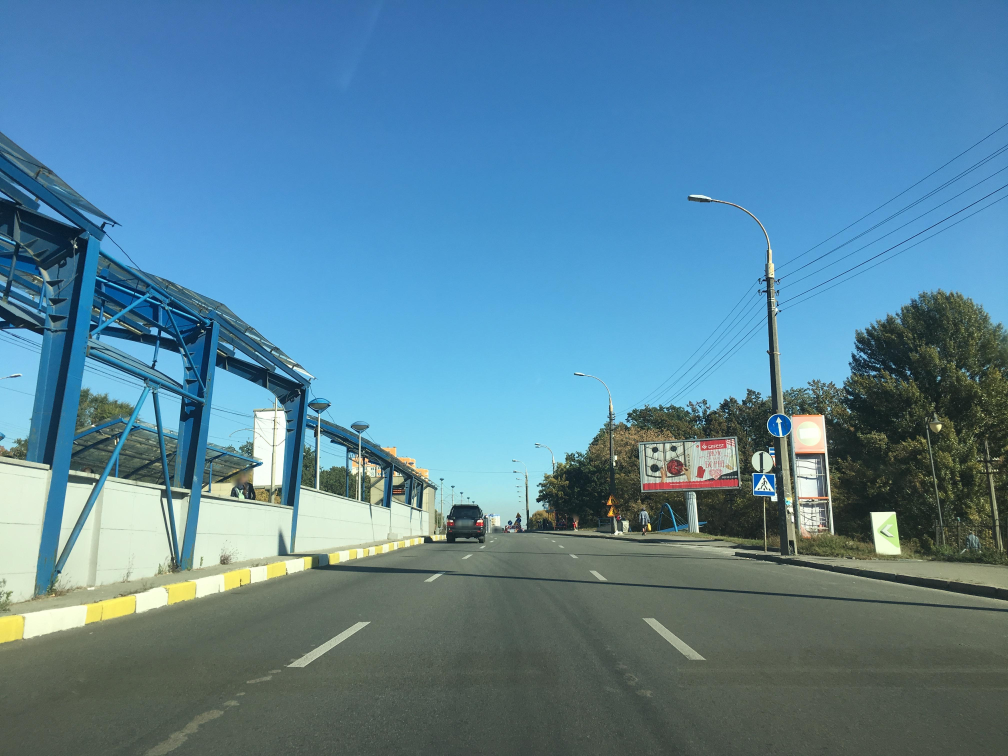
#> input picture data/raw/subset-IPA-AIA-crossing/00010042_ayVAxp8dvnLy-YWsCGjFuQ.jpg, 4032 x 3024 px, given in place of triangle_template.png, which was not available (shown at 1/4 size)
$ python main.py
#> lines starting #> are read from the running program, lines starting #| are printed output that depends on the picture; after the words box and inside, x2 and y2 are one past the last pixel; in counts of white or black regions, pixels touching at a corner belong together; pictures that were not available may be replaced by others from this repository, and a replacement may not be noted
### src/detection.py
"""Detection of pedestrian-crossing signs in a single image.

The detector extracts the connected components of the preprocessed mask,
keeps the ones that are large enough and roughly rectangular (the sign
plate), then looks inside each cropped candidate for a triangular shape
that matches a reference triangle template.
"""

from dataclasses import dataclass
from pathlib import Path

import cv2
import numpy as np

from annotations import Rect
from config import DetectionParams
from geometry import is_rectangular, is_triangle
from preprocessing import binarize_crop_method1, binarize_crop_method2, candidate_mask


@dataclass
class Detection:
    """A detected sign: bounding box in full-image coordinates and its shape-match score."""

    rect: Rect
    match_score: float


def load_triangle_contour(template_path: Path) -> np.ndarray:
    """Extract the reference triangle contour from the template image."""
    template = cv2.imread(str(template_path))
#> template is the input picture: shape (3024, 4032, 3); mean B, G, R 153.6, 131.5, 89.2
    if template is None:
        raise FileNotFoundError(f"Cannot read triangle template: {template_path}")

    gray = cv2.cvtColor(template, cv2.COLOR_BGR2GRAY)
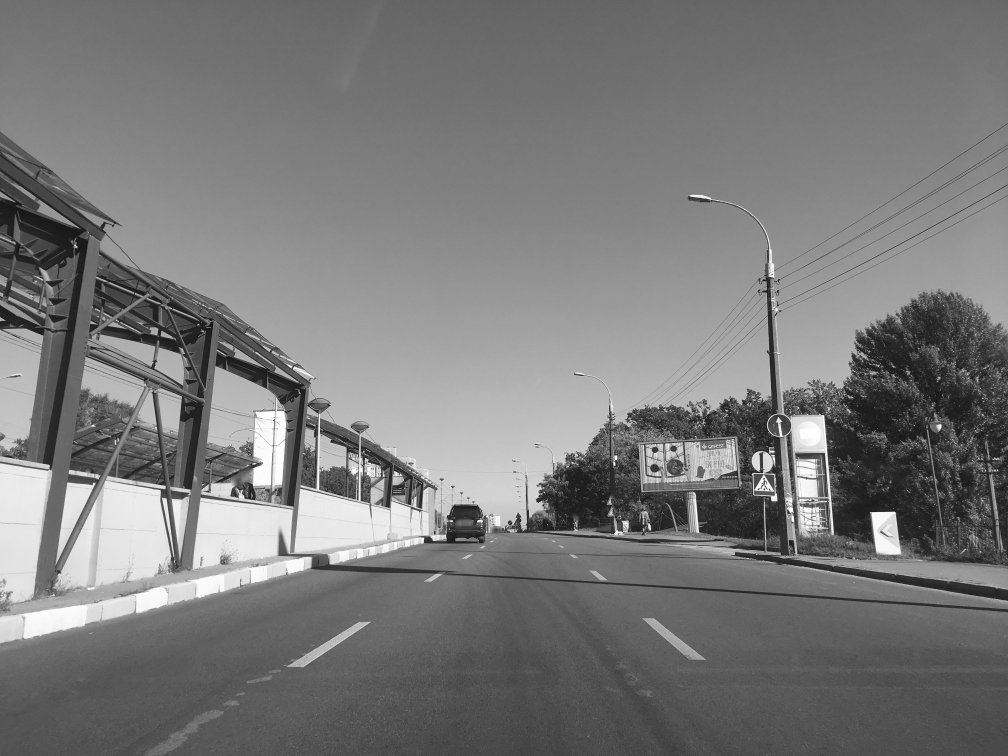
#> gray: shape (3024, 4032) (shown at 1/4 size); min 1, max 255, mean 121.4
    _, binary = cv2.threshold(gray, 0, 255, cv2.THRESH_BINARY | cv2.THRESH_OTSU)
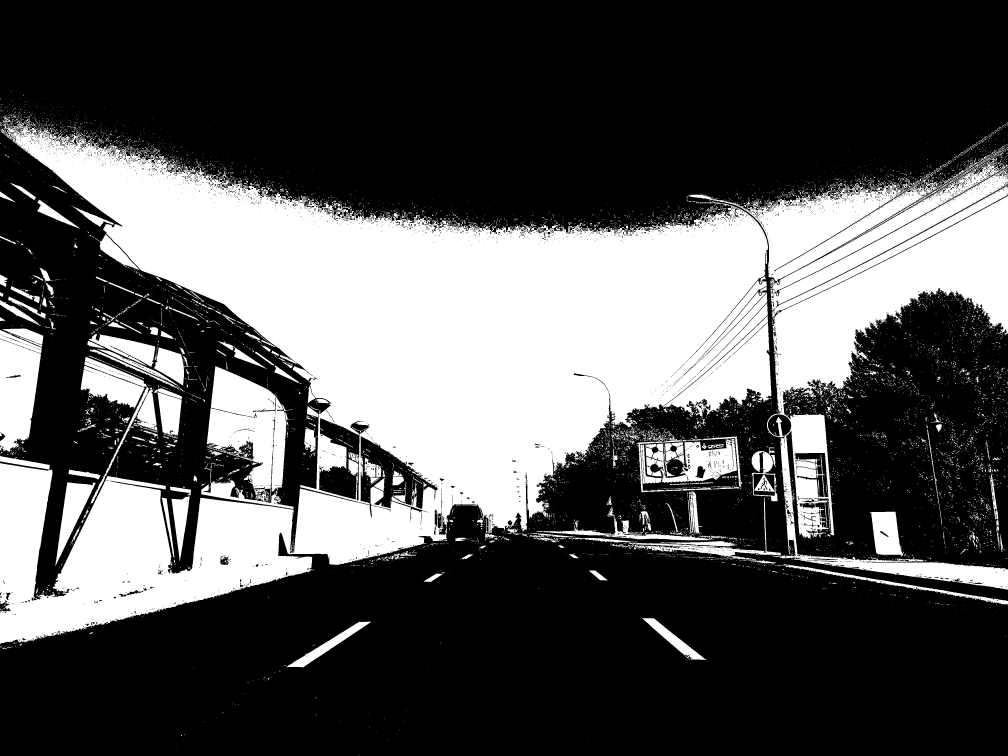
#> binary: shape (3024, 4032) (shown at 1/4 size); 32.8% white; 11002 white regions (9898 under 20 px), largest, box (x1, y1, x2, y2) and area: (0, 481, 3086, 2576) 2731942, (3068, 784, 4032, 2358) 404560, (3081, 627, 4032, 1271) 128855
    binary = cv2.morphologyEx(
        binary, cv2.MORPH_OPEN, cv2.getStructuringElement(cv2.MORPH_RECT, (15, 15))
    )
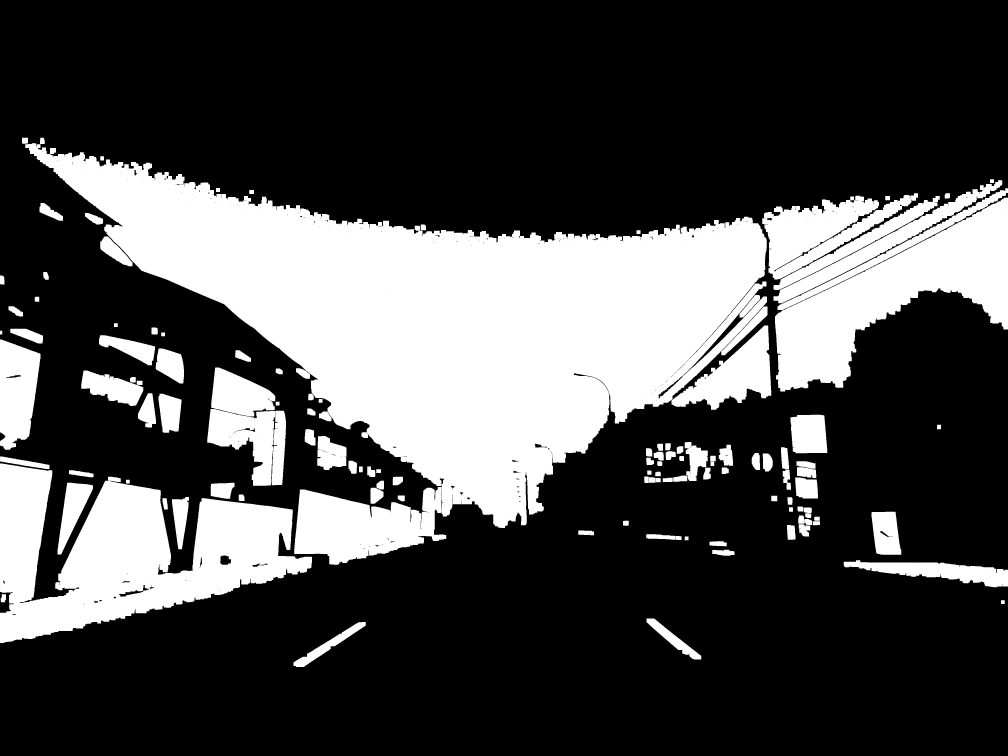
#> binary: shape (3024, 4032) (shown at 1/4 size); 28.6% white; 123 white regions

    contours, _ = cv2.findContours(binary, cv2.RETR_LIST, cv2.CHAIN_APPROX_NONE)
#> contours = 437 contours, 251 with area under 20; largest, box (x1, y1, x2, y2) and area: (101, 573, 3070, 2112) 1911111, (0, 1854, 1248, 2572) 462734, (3100, 791, 4032, 1566) 282304, (1177, 1948, 1785, 2259) 118115, (3049, 773, 3672, 1118) 90882
    if not contours:
        raise ValueError(f"No contour found in triangle template: {template_path}")
    # The template contains a single triangle: take the largest contour
    return max(contours, key=cv2.contourArea)


def detect_signs(
    img_bgr: np.ndarray,
    triangle_contour: np.ndarray,
    params: DetectionParams,
    method: int = 2,
) -> list[Detection]:
    """Run the full detection pipeline on one BGR image."""
    binarize_crop = binarize_crop_method1 if method == 1 else binarize_crop_method2
    match_threshold = params.match_threshold(method)

    mask = candidate_mask(img_bgr)
    candidates, _ = cv2.findContours(mask, cv2.RETR_EXTERNAL, cv2.CHAIN_APPROX_NONE)

    # Method 1 requires the candidate contours to be outlined in blue on the
    # image before cropping: the outline becomes a dark border in the grayscale
    # crop and helps isolate the triangle (drawContours in the original C++).
    work_img = img_bgr.copy() if method == 1 else img_bgr

    detections: list[Detection] = []
    for candidate in candidates:
        if method == 1:
            cv2.drawContours(work_img, [candidate], -1, (255, 0, 0), 5, cv2.LINE_AA)
        area = cv2.contourArea(candidate)
        if not (params.area_min <= area <= params.area_max):
            continue
        if not is_rectangular(candidate, params.rectangularity_threshold):
            continue

        x, y, w, h = cv2.boundingRect(candidate)
        crop = work_img[y : y + h, x : x + w]
        crop_binary = binarize_crop(crop)

        contours, _ = cv2.findContours(crop_binary, cv2.RETR_LIST, cv2.CHAIN_APPROX_NONE)
        for contour in contours:
            contour_area = cv2.contourArea(contour)
            if not (params.crop_area_min <= contour_area <= params.crop_area_max):
                continue

            score = cv2.matchShapes(contour, triangle_contour, cv2.CONTOURS_MATCH_I1, 0)
            if score > match_threshold:
                continue
            if not is_triangle(contour, params.approx_max_error, params.angle_tolerance):
                continue

            # Bounding box of the triangle, moved to full-image coordinates
            tx, ty, tw, th = cv2.boundingRect(contour)
            detections.append(Detection(rect=(x + tx, y + ty, tw, th), match_score=score))

    return detections

### src/config.py
"""Default paths and detection parameters for the pedestrian-crossing sign detector."""

from dataclasses import dataclass
from pathlib import Path

# Project root = repository root (this file lives in <root>/src/)
PROJECT_ROOT = Path(__file__).resolve().parent.parent

DEFAULT_DATA_DIR = PROJECT_ROOT / "data" / "raw" / "subset-IPA-AIA-crossing"
DEFAULT_TEMPLATE = PROJECT_ROOT / "data" / "templates" / "triangle_template.png"
DEFAULT_RESULTS_DIR = PROJECT_ROOT / "results"

# Label of the sign to detect in the ground-truth annotations
TARGET_LABEL = "information--pedestrians-crossing--g1"


@dataclass
class DetectionParams:
    """Tunable parameters of the detection pipeline (values from the original C++ project)."""

    # Area limits for candidate connected components on the full image
    area_min: float = 2_000.0
    area_max: float = 100_000.0

    # Rectangularity index threshold (contour area / min-area-rect area)
    rectangularity_threshold: float = 0.4

    # Area limits for triangle candidates inside a crop
    crop_area_min: float = 500.0
    crop_area_max: float = 30_000.0

    # cv2.matchShapes similarity thresholds (method 1 / method 2)
    match_threshold_method1: float = 0.13
    match_threshold_method2: float = 0.2

    # Max approximation error (px) for cv2.approxPolyDP in the triangle test
    approx_max_error: float = 40.0

    # Angle tolerance (degrees) around 60 deg for the triangle test
    angle_tolerance: float = 28.0

    # Minimum Intersection-over-Union to count a detection as a true positive
    iou_threshold: float = 0.2

    def match_threshold(self, method: int) -> float:
        return self.match_threshold_method1 if method == 1 else self.match_threshold_method2

### src/main.py
"""Entry point: detect pedestrian-crossing signs on the whole dataset and
report precision/recall against the JSON ground-truth annotations.

Usage (from the repository root):
    python src/main.py                 # method 2 (default) on the full dataset
    python src/main.py --method 1      # use method 1
    python src/main.py --limit 10      # quick run on the first 10 images
    python src/main.py --save-vis      # save annotated images to results/annotated/
"""

import argparse
import sys
from pathlib import Path

import cv2

from annotations import load_ground_truth
from config import DEFAULT_DATA_DIR, DEFAULT_RESULTS_DIR, DEFAULT_TEMPLATE, DetectionParams
from detection import detect_signs, load_triangle_contour
from evaluation import EvaluationCounters, evaluate_image, save_results_csv
from plots import save_all_plots


def parse_args() -> argparse.Namespace:
    parser = argparse.ArgumentParser(description="Pedestrian-crossing sign detector")
    parser.add_argument(
        "--data-dir",
        type=Path,
        default=DEFAULT_DATA_DIR,
        help="Folder containing the .jpg images and their .json annotations",
    )
    parser.add_argument(
        "--template",
        type=Path,
        default=DEFAULT_TEMPLATE,
        help="Triangle template image used by cv2.matchShapes",
    )
    parser.add_argument(
        "--method",
        type=int,
        choices=(1, 2),
        default=2,
        help="Crop binarization method (1: grayscale top-hat, 2: saturation top-hat)",
    )
    parser.add_argument(
        "--limit",
        type=int,
        default=None,
        help="Process only the first N images (useful for quick tests)",
    )
    parser.add_argument(
        "--csv",
        type=Path,
        default=DEFAULT_RESULTS_DIR / "results.csv",
        help="Output CSV with one row per detection",
    )
    parser.add_argument(
        "--plots-dir",
        type=Path,
        default=DEFAULT_RESULTS_DIR / "plots",
        help="Folder where evaluation plots (confusion matrix, PR curve, ...) are saved",
    )
    parser.add_argument(
        "--no-plots",
        action="store_true",
        help="Skip saving the evaluation plots",
    )
    parser.add_argument(
        "--save-vis",
        action="store_true",
        help="Save annotated images (detections in black, ground truth in red)",
    )
    parser.add_argument(
        "--show",
        action="store_true",
        help="Display each annotated image in a window (press any key to continue)",
    )
    return parser.parse_args()


def main() -> int:
    args = parse_args()

    image_paths = sorted(args.data_dir.glob("*.jpg"))
    if not image_paths:
        print(f"No .jpg images found in {args.data_dir}", file=sys.stderr)
        return 1
    if args.limit is not None:
        image_paths = image_paths[: args.limit]

    triangle_contour = load_triangle_contour(args.template)
#> triangle_contour = contour of 14074 points, box (x1, y1, x2, y2) (101, 573, 3070, 2112), area 1911111
    params = DetectionParams()
    counters = EvaluationCounters()

    vis_dir = DEFAULT_RESULTS_DIR / "annotated"
    if args.save_vis:
        vis_dir.mkdir(parents=True, exist_ok=True)

    print(f"Processing {len(image_paths)} images (method {args.method})...")

    for i, image_path in enumerate(image_paths, start=1):
        img = cv2.imread(str(image_path))
        if img is None:
            print(f"  Skipping unreadable image: {image_path.name}", file=sys.stderr)
            continue

        json_path = image_path.with_suffix(".json")
        ground_truth = load_ground_truth(json_path) if json_path.exists() else []

        detections = detect_signs(img, triangle_contour, params, method=args.method)
        evaluate_image(image_path.name, detections, ground_truth, counters, params.iou_threshold)

        print(
            f"[{i}/{len(image_paths)}] {image_path.name}: "
            f"{len(detections)} detection(s), {len(ground_truth)} ground-truth sign(s) | "
            f"precision {counters.precision:.2f}%  recall {counters.recall:.2f}%  "
            f"(TP {counters.tp}, FP {counters.fp}, FN {counters.fn})"
        )

        if args.save_vis or args.show:
            annotated = img.copy()
            for det in detections:
                x, y, w, h = det.rect
                cv2.rectangle(annotated, (x, y), (x + w, y + h), (0, 0, 0), 10, cv2.LINE_AA)
            for x, y, w, h in ground_truth:
                cv2.rectangle(annotated, (x, y), (x + w, y + h), (0, 0, 255), 3, cv2.LINE_AA)
            if args.save_vis:
                cv2.imwrite(str(vis_dir / image_path.name), annotated)
            if args.show:
                cv2.imshow("Detections", cv2.resize(annotated, None, fx=0.25, fy=0.25))
                cv2.waitKey(0)

    if args.show:
        cv2.destroyAllWindows()

    save_results_csv(counters, args.csv)

    print("\n===== Final results =====")
    print(f"Ground-truth signs: {counters.total_signs}")
    print(f"True positives:  {counters.tp}")
    print(f"False positives: {counters.fp}")
    print(f"False negatives: {counters.fn}")
    print(f"Precision: {counters.precision:.2f}%")
    print(f"Recall:    {counters.recall:.2f}%")
    print(f"Per-detection results saved to {args.csv}")

    if not args.no_plots:
        aupr = save_all_plots(counters, args.plots_dir)
        print(f"AUPR: {aupr:.3f}")
        print(f"Plots saved to {args.plots_dir}")
    return 0


if __name__ == "__main__":
#> (the run stopped early here; a loop or call above may not have finished)

$ run again, on data/raw/subset-IPA-AIA-crossing/00010912_bb9uWcYclYUyu6qZzBWMqA.jpg
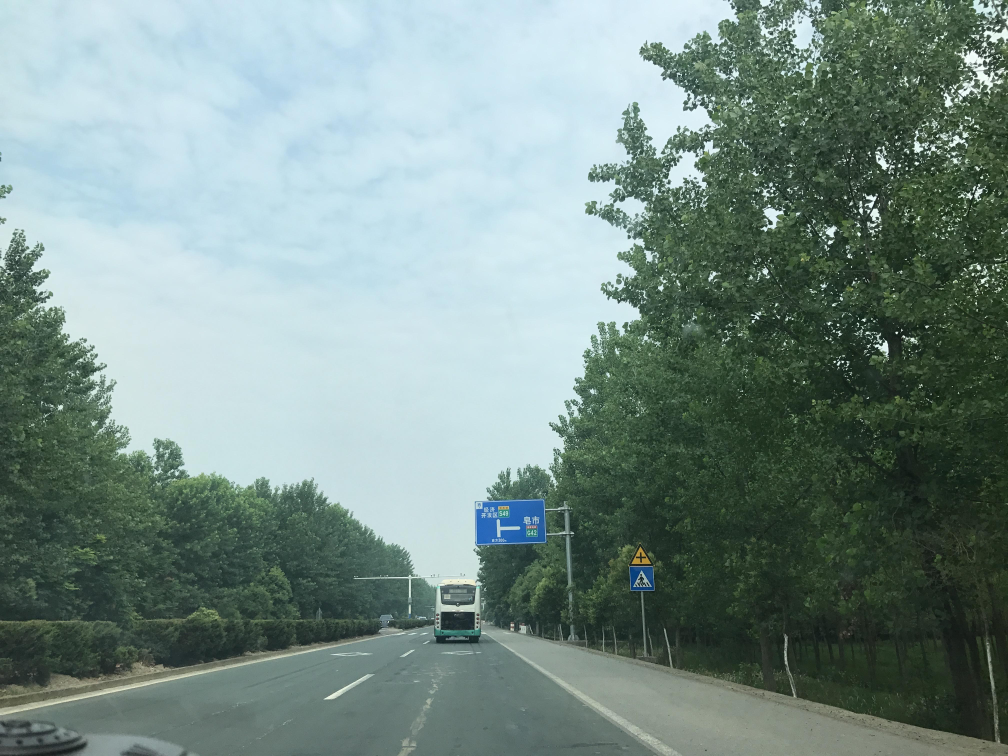
#> input picture data/raw/subset-IPA-AIA-crossing/00010912_bb9uWcYclYUyu6qZzBWMqA.jpg, 4032 x 3024 px, given in place of triangle_template.png, which was not available (shown at 1/4 size)
#> in load_triangle_contour, template is the input picture: shape (3024, 4032, 3); mean B, G, R 135.6, 141.4, 120.4
#> in load_triangle_contour, `binary = cv2.morphologyEx( binary, cv2.MORPH_OPEN, cv2.getStructuringE..`:
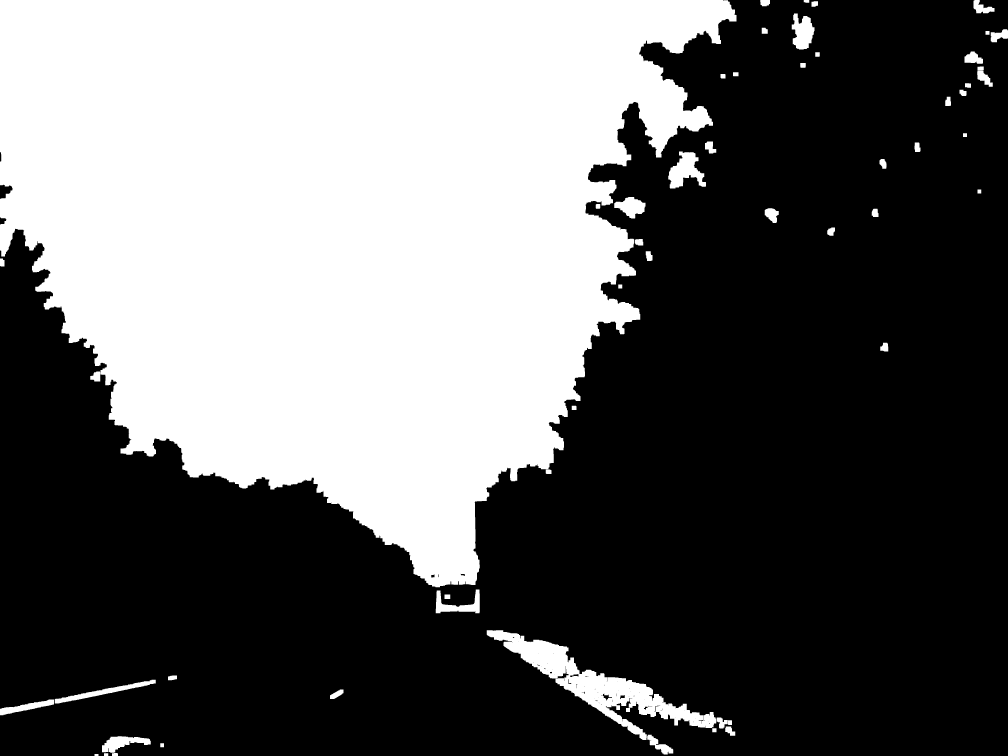
#> binary: shape (3024, 4032) (shown at 1/4 size); 39.1% white; 56 white regions
#> contours = 114 contours, 37 with area under 20; largest, box (x1, y1, x2, y2) and area: (0, 0, 2946, 2349) 4582543, (1947, 2521, 2865, 2960) 89150, (2673, 606, 2824, 754) 11842, (3167, 54, 3258, 198) 8653, (219, 2719, 623, 2814) 7304
#> triangle_contour = contour of 14782 points, box (x1, y1, x2, y2) (0, 0, 2946, 2349), area 4582543
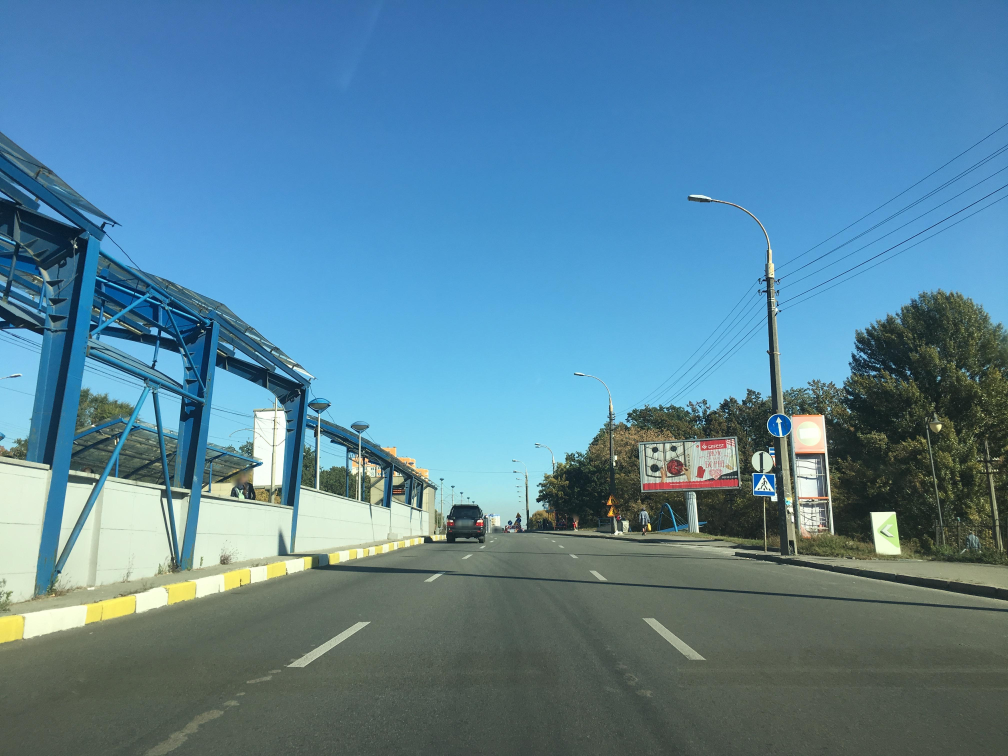
#> input picture data/raw/subset-IPA-AIA-crossing/00010042_ayVAxp8dvnLy-YWsCGjFuQ.jpg, 4032 x 3024 px (shown at 1/4 size)
#> in main, img is the input picture: shape (3024, 4032, 3); mean B, G, R 153.6, 131.5, 89.2
